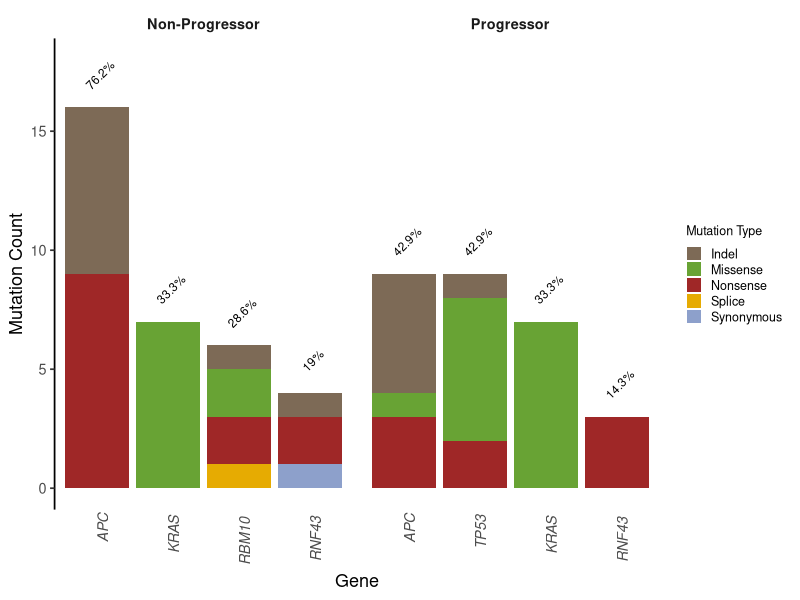
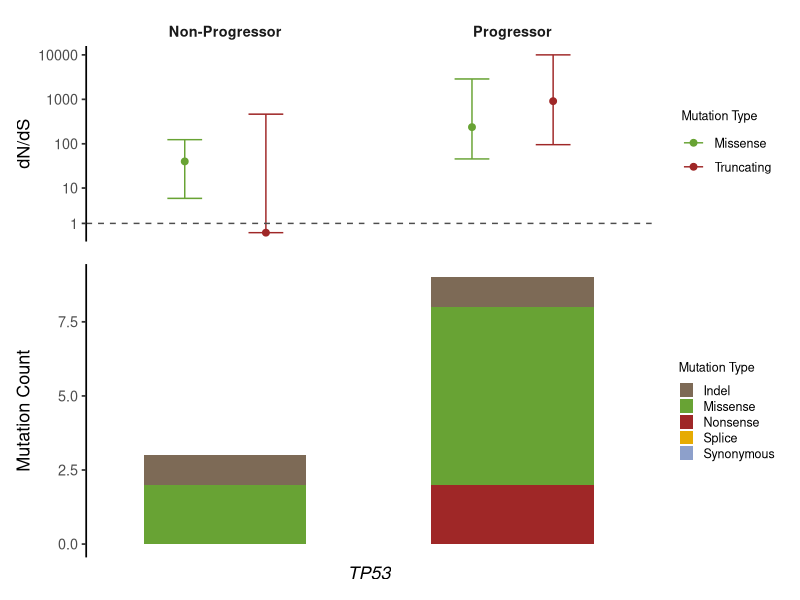

The R source for these figures, in order:
library(readr)
library(dplyr)
library(tidyr)
library(ggplot2)
library(forcats)
library(patchwork)

#### Prep ####
# Read in data
prog <- read_tsv("data/variants/dndscv/dndscv_genes_prog_pre.tsv") |>
  mutate(group = "Progressor")
non_prog <- read_tsv("data/variants/dndscv/dndscv_genes_non_prog_pre.tsv") |>
  mutate(group = "Non-Progressor")
prog_ci <- read_tsv("data/variants/dndscv/prog_gene_ci.tsv") |>
  mutate(group = "Progressor")
non_prog_ci <- read_tsv("data/variants/dndscv/non_prog_gene_ci.tsv") |>
  mutate(group = "Non-Progressor")

combined_df <- bind_rows(prog, non_prog)

n_prog <- 19
n_nprog <- 21

# Reshape and filter data
muts_df <- combined_df |>
  select(gene_name, qglobal_cv, group, n_syn, n_mis, n_non, n_spl, n_ind) |>
  pivot_longer(
    cols = starts_with("n_"),
    names_to = "mutation_type",
    values_to = "count"
  ) |>
  mutate(
    mutation_type = recode(mutation_type,
      n_syn = "Synonymous", n_mis = "Missense", n_non = "Nonsense",
      n_spl = "Splice", n_ind = "Indel"
    )
  )

sig_muts_sums <- muts_df |>
  filter(qglobal_cv < 0.05) |>
  group_by(gene_name, group, mutation_type) |>
  summarise(total = sum(count), .groups = "drop")

gene_pct <- sig_muts_sums |>
  group_by(group, gene_name) |>
  summarise(total_mut = sum(total), .groups = "drop") |>
  mutate(percent_samples = round(100 * total_mut / ifelse(group == "prog", n_prog, n_nprog), 1))

##### Plot ##### 
### Barplot ###
# Define colours
mutation_colours <- c(
  "Synonymous" = "#8DA0CB",   # slate blue-grey
  "Missense"   = "#68a334ff",   # muted green
  "Nonsense"   = "#9f2727ff",   # softer, warm red
  "Splice"     = "#E6AB02",   # goldenrod
  "Indel"      = "#7d6a56ff"    # teal
)

# Plot
counts_barplot <- ggplot(sig_muts_sums, aes(x = reorder(gene_name, -total), y = total, fill = mutation_type)) +
  geom_col() +
  geom_text(
    data = gene_pct,
    aes(x = gene_name, y = total_mut + 1.5 , label = paste0(percent_samples, "%")),
    inherit.aes = FALSE, 
    vjust = 1, size = 3, angle = 45
  ) +
  facet_wrap(~group, scales = "free_x") +
  scale_fill_manual(values = mutation_colours) +
  labs(
    x = "Gene",
    y = "Mutation Count",
    fill = "Mutation Type"
  ) +
  theme_classic(base_size = 13) +
  theme(
    panel.grid = element_blank(),
    axis.line.y = element_line(colour = "black"),
    axis.line.x = element_blank(),
    axis.ticks.x = element_blank(),
    axis.text.x = element_text(angle = 90, hjust = 1.2, face = "italic"),
    strip.background = element_blank(),
    strip.text = element_text(face = "bold"),
    legend.position = "right",
    legend.key.size = unit(0.4, "cm"),
    legend.text = element_text(size = 9),
    legend.title = element_text(size = 9)
  ) +
  scale_y_continuous(limits = c(0,18))

ggsave("plots/dndscv/precursors/dndscv_barplot.png", plot = counts_barplot, height = 4, width = 4.7, dpi = 300)

### TP53 Plot ###
tp53_df <- muts_df |>
  filter(gene_name == "TP53") |>
  group_by(gene_name, group, mutation_type) |>
  summarise(total = sum(count), .groups = "drop")

barplot <- ggplot(tp53_df, aes(x = gene_name, y = total, fill = mutation_type)) +
              geom_col(position = "stack", width = 0.7) +
              facet_wrap(~group, scales = "free_x") +
              scale_fill_manual(values = mutation_colours) +
              labs(
                x = "TP53",
                y = "Mutation Count",
                fill = "Mutation Type"
              ) +
              theme_classic(base_size = 13) +
              theme(
                panel.grid = element_blank(),
                axis.line.y = element_line(colour = "black"),
                axis.line.x = element_blank(),
                axis.title.x = element_text(face = "italic"),
                axis.ticks.x = element_blank(),
                axis.text.x = element_blank(),
                strip.background = element_blank(),
                strip.text = element_blank(),
                legend.position = "right",
                legend.key.size = unit(0.4, "cm"),
                legend.text = element_text(size = 9),
                legend.title = element_text(size = 9)
              )

# Prep
ci_df <- bind_rows(prog_ci, non_prog_ci) |>
  rename(gene_name = gene) |>
  tidyr::pivot_longer(cols = starts_with(c("mis", "tru")),
                      names_to = c("type", ".value"),
                      names_pattern = "(mis|tru)_(.*)") |>
  mutate(type = dplyr::recode(type,
                         "mis" = "Missense",
                         "tru" = "Truncating")
        )

# Dot plot of truncating dN/dS with error bars
dotplot <- ggplot(ci_df, aes(x = gene_name, y = mle, colour = type)) +
  geom_point(size = 2, position = position_dodge(width = 0.7)) +
  geom_errorbar(aes(ymin = low, ymax = high),
    width = 0.3,
    position = position_dodge(width = 0.7)
  ) +
  geom_hline(yintercept = 1, linetype = "dashed", colour = "grey30") +
  scale_color_manual(values = c("#68a334ff", "#9f2727ff")) +
  scale_y_log10(trans = "pseudo_log", breaks = c(1, 10, 100, 1000, 10000)) +
  facet_wrap(~group, scales = "free_x") +
  theme_classic(base_size = 13) +
  theme(
    axis.title.x = element_blank(),
    axis.text.x = element_blank(),
    axis.ticks.x = element_blank(),
    axis.line.x = element_blank(),
    strip.background = element_blank(),
    strip.text = element_text(face = "bold"),
    legend.text = element_text(size = 9),
    legend.title = element_text(size = 9),
    legend.position = "right"
  ) +
  labs(y = "dN/dS", colour = "Mutation Type")

# Combine
combined_plot <- dotplot / barplot + plot_layout(heights = c(1, 1.5))

ggsave("plots/dndscv/precursors/dndscv_tp53_plot.png", plot = combined_plot, height = 5, width = 5.2, dpi = 300)
